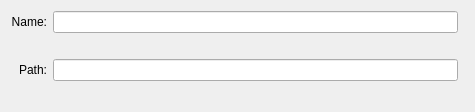
<?xml version="1.0" encoding="UTF-8"?>
<ui version="4.0">
 <class>QtNameAndPathFiller</class>
 <widget class="QWidget" name="QtNameAndPathFiller">
  <property name="geometry">
   <rect>
    <x>0</x>
    <y>0</y>
    <width>475</width>
    <height>111</height>
   </rect>
  </property>
  <property name="windowTitle">
   <string>Form</string>
  </property>
  <layout class="QHBoxLayout" name="horizontalLayout_2">
   <item>
    <layout class="QGridLayout" name="gridLayout">
     <property name="topMargin">
      <number>0</number>
     </property>
     <item row="4" column="0" colspan="3">
      <widget class="QLabel" name="m_path_error_message">
       <property name="styleSheet">
        <string notr="true">color : #ed4337</string>
       </property>
       <property name="text">
        <string notr="true"/>
       </property>
       <property name="alignment">
        <set>Qt::AlignCenter</set>
       </property>
      </widget>
     </item>
     <item row="2" column="0" colspan="2">
      <widget class="QLabel" name="m_name_error_message">
       <property name="styleSheet">
        <string notr="true">color : #ed4337</string>
       </property>
       <property name="text">
        <string notr="true"/>
       </property>
       <property name="alignment">
        <set>Qt::AlignCenter</set>
       </property>
      </widget>
     </item>
     <item row="1" column="0">
      <widget class="QLabel" name="m_name_label">
       <property name="text">
        <string>Name:</string>
       </property>
       <property name="alignment">
        <set>Qt::AlignRight|Qt::AlignTrailing|Qt::AlignVCenter</set>
       </property>
      </widget>
     </item>
     <item row="1" column="1">
      <widget class="QLineEdit" name="m_name_edit">
       <property name="text">
        <string notr="true"/>
       </property>
      </widget>
     </item>
     <item row="3" column="1">
      <widget class="utils::QtDirBrowserLineEdit" name="m_path_edit">
       <property name="text">
        <string notr="true"/>
       </property>
      </widget>
     </item>
     <item row="3" column="0">
      <widget class="QLabel" name="m_path_label">
       <property name="text">
        <string>Path:</string>
       </property>
       <property name="alignment">
        <set>Qt::AlignRight|Qt::AlignTrailing|Qt::AlignVCenter</set>
       </property>
      </widget>
     </item>
    </layout>
   </item>
  </layout>
 </widget>
 <customwidgets>
  <customwidget>
   <class>utils::QtDirBrowserLineEdit</class>
   <extends>QLineEdit</extends>
   <header location="global">utils/line_edit/dir_browser_line_edit.h</header>
  </customwidget>
 </customwidgets>
 <resources/>
 <connections/>
</ui>
